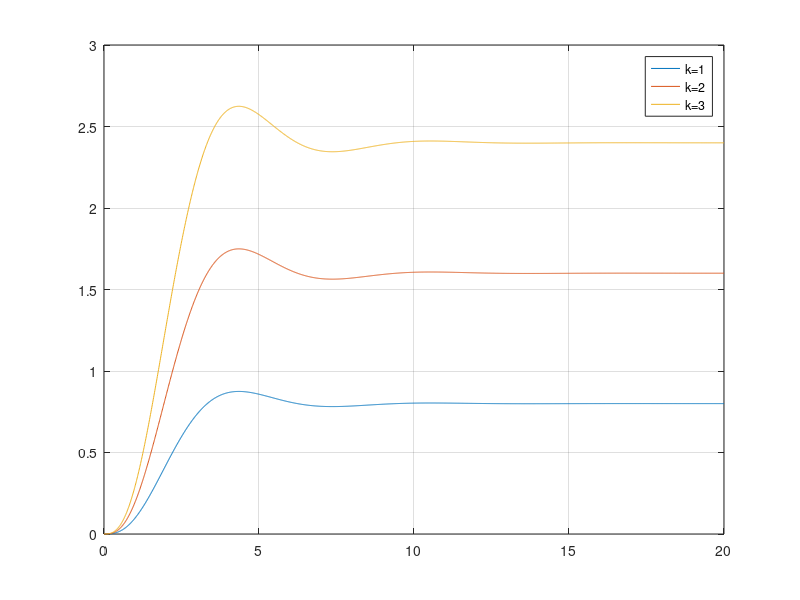

Here is the MATLAB script that generated this plot:
clc
z=[]
p=[-0.5+i -0.5-i -1]; 
k1=1;
k2=2;
k3=3;
sys1=zpk(z,p,k1)
sys2=zpk(z,p,k2) 
sys3=zpk(z,p,k3)
t=[0:0.01:20]; 
[y1,t]=step(sys1,t)
[y2,t]=step(sys2,t) 
[y3,t]=step(sys3,t) 
plot(t,y1,t,y2,t,y3)
legend('k=1', 'k=2', 'k=3') 
grid